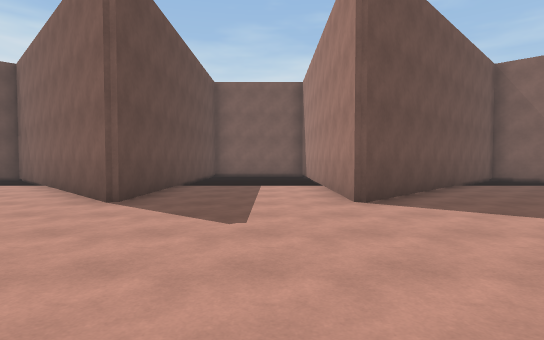
view 1 (above)

18 first-person views from a walk through a 3-D level made in the Unity game engine. The camera is 1.4 m above the floor, tilts 2° down and sees 80° across. The floor is counted in squares, 2 m on a side. Each view is taken from the middle of a square. On the plan, view 1 faces up. The plan holds only what a view shows up to about 10 squares ahead; the rest is blank. The place goes on beyond the plan.

view 2
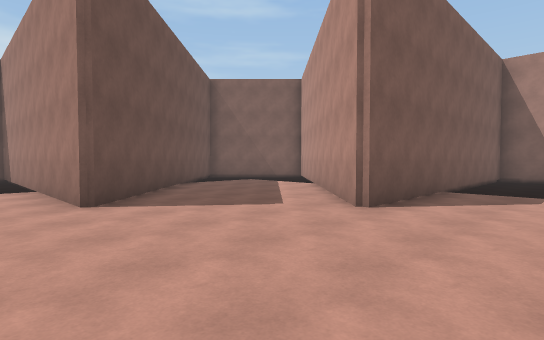

view 3
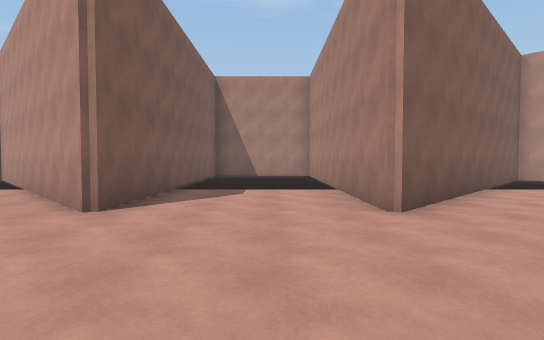

view 4
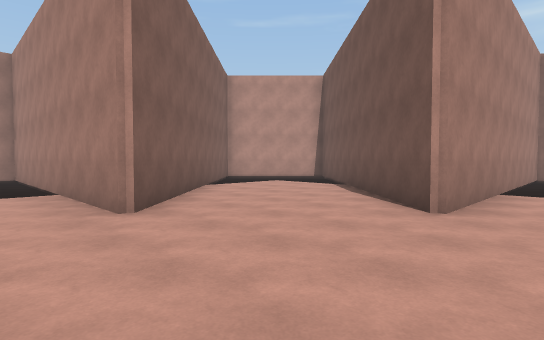

view 5
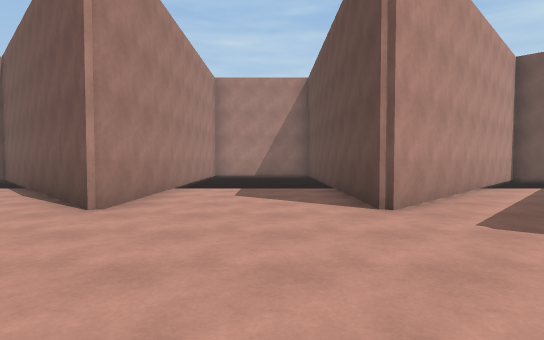

view 6
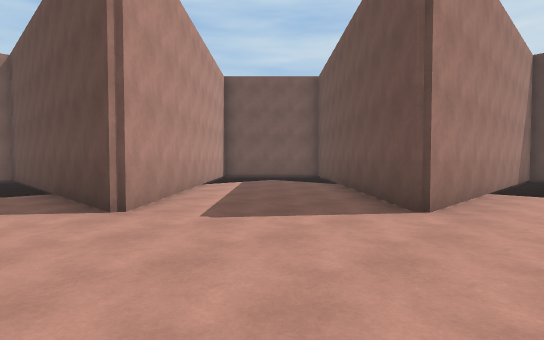

view 7
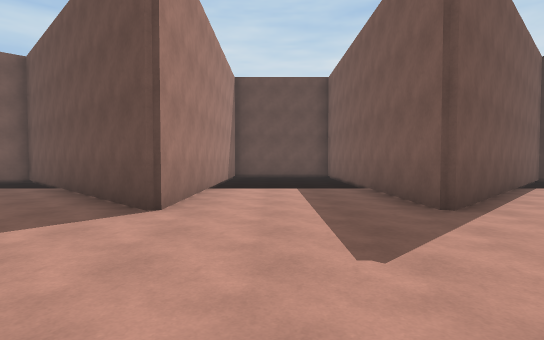

view 8
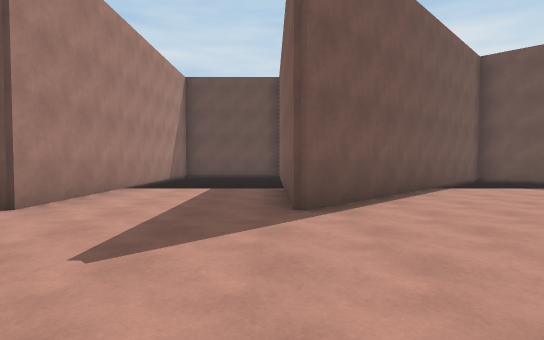

view 9
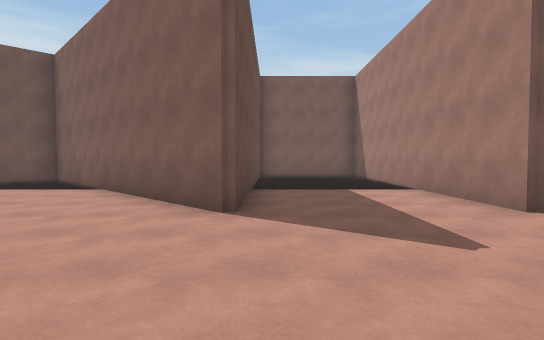

view 10
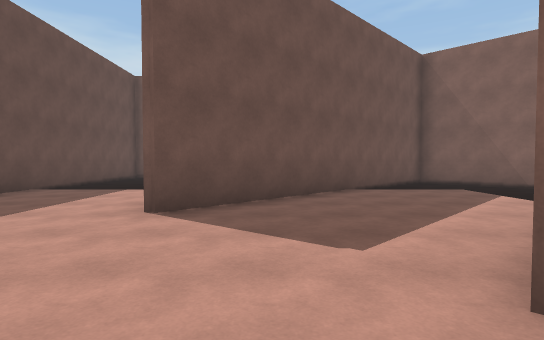

view 11
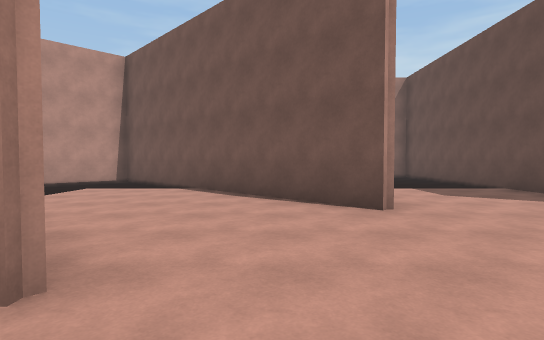

view 12
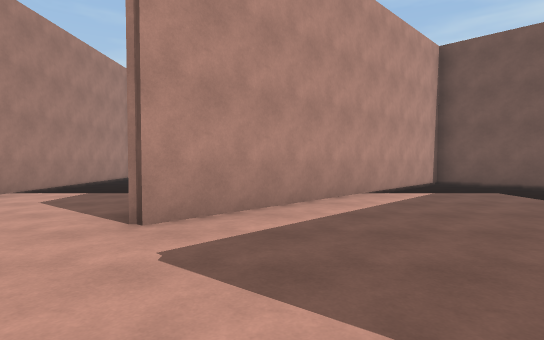

view 13
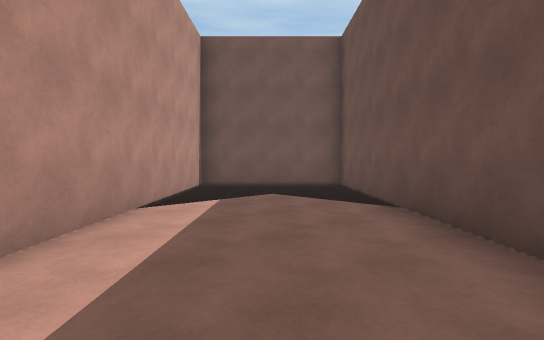

view 14
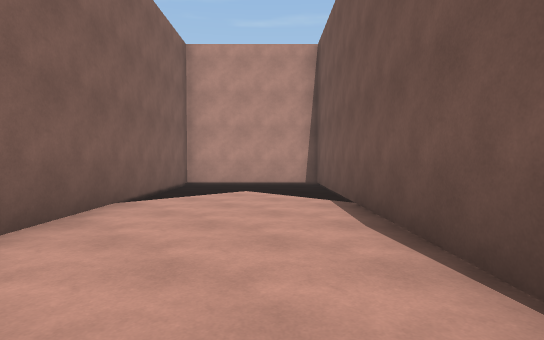

view 15
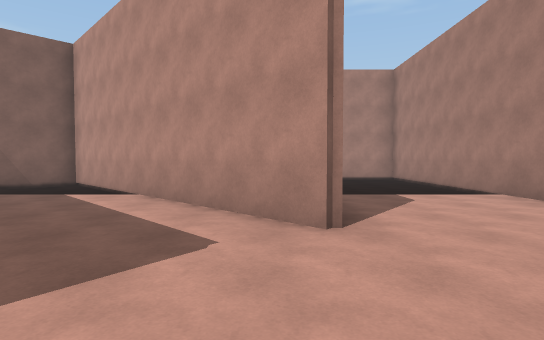

view 16
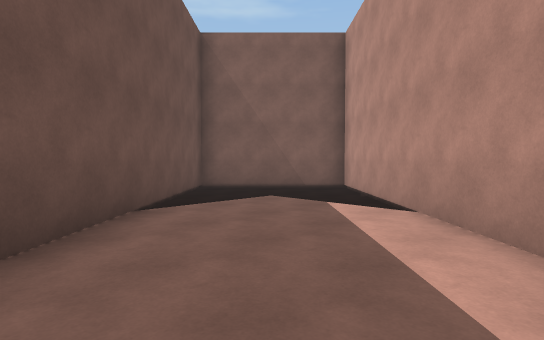

view 17
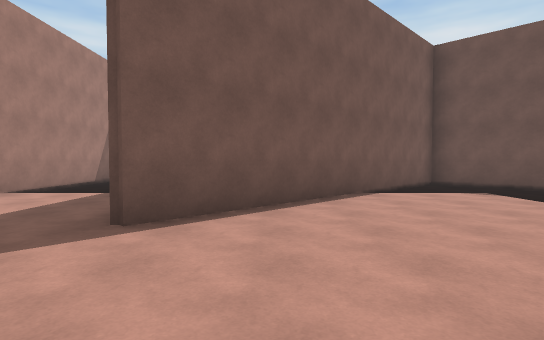

view 18
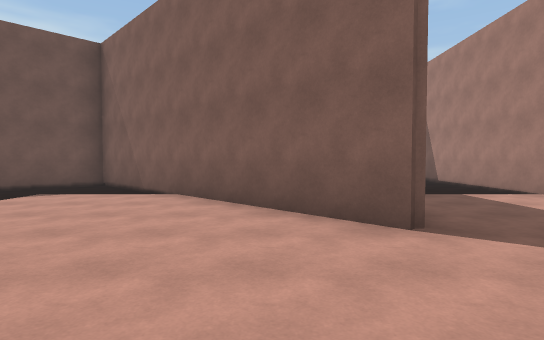

### Floor plan
Key: @ floor where view 1 was taken; # wall or solid block; . main floor; - floor 0.25 m lower than the main floor.
Columns run from 11 left of view 1 to 10 right of it. Each row starts with its distance up from view 1.
 11  ###     #  #     ###
 10 ##-##   ##--#    ##-##
  9 #---### ##--## ###---#
  8 #--...###....###...-##
  7 ##-....##....##....##
  6  ##.....#....#.....#
  5   ##..............##
  4    ##............##
  3   ####..........####
  2 ###................###
  1  --................--
  0  --........@.......--
 -1  --................--
 -2 ######..........######
 -3    ##............##
 -4   ##..............##
 -5   #.....#....#.....#
 -6  ##....##....##....##
 -7 ##-...###....###...-##
 -8 #---### ##--## ##----#
 -9 ##-##   ##--#   ##--##
-10  ###     #  #    ####

Positions as (right, up) in squares from view 1, and headings:
1: (0, 0), facing up
2: (0, 0), facing up-right
3: (0, 0), facing right
4: (0, 0), facing down-right
5: (-1, 0), facing down
6: (-1, 0), facing down-left
7: (-1, 0), facing left
8: (-1, 2), facing left
9: (-2, 1), facing up
10: (3, 1), facing up
11: (3, 0), facing down
12: (-4, -1), facing down
13: (-4, -3), facing down-left
14: (2, -3), facing down-right
15: (1, 3), facing right
16: (3, 4), facing up-right
17: (-2, 4), facing left
18: (-4, 2), facing up
